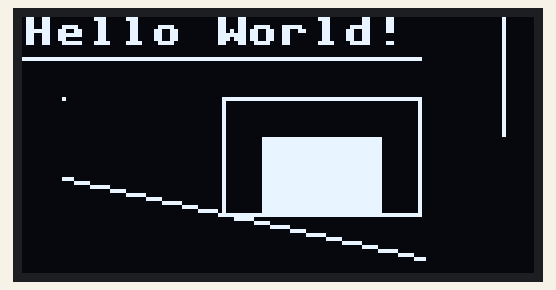
Recording of a program running on a simulated ESP32 board running MicroPython. On the bench: 128×64 one-colour display. Library files of the repository ran but are not shown: ssd1306.py.

Above: at 0.1 s.
At 2.2 s:
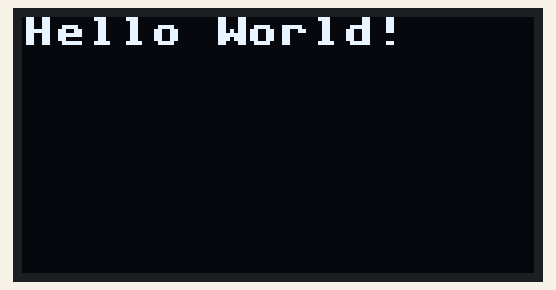
At 3.2 s:
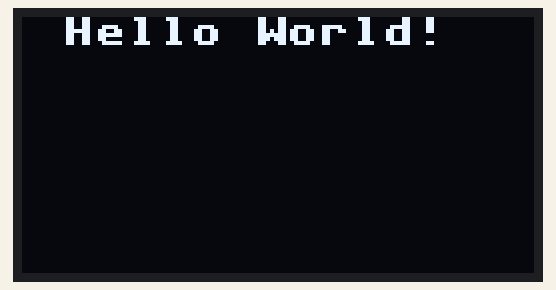
At 4.2 s:
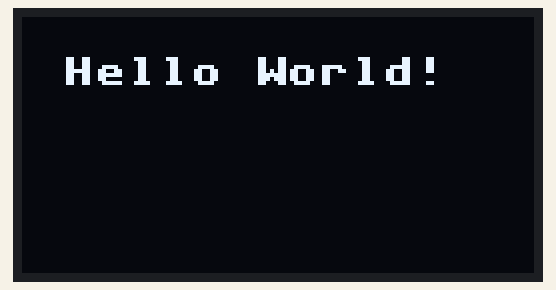

Measured:
- what the display in image 0 shows lasts 2.0 s, from 0.1 s to 2.1 s
- what the display in image 1 shows lasts 1.0 s, from 2.1 s to 3.1 s

The program:

main.py
```python
#导入Pin模块
from machine import Pin
import time
from machine import SoftI2C
from ssd1306 import SSD1306_I2C  #I2C的oled选该方法

#创建硬件I2C对象
#i2c=I2C(0,sda=Pin(19), scl=Pin(18), freq=400000)

#创建软件I2C对象
i2c = SoftI2C(sda=Pin(23), scl=Pin(18))
#创建OLED对象，OLED分辨率、I2C接口
oled = SSD1306_I2C(128, 64, i2c)

#程序入口
if __name__=="__main__":
    oled.fill(0)  #清空屏幕
    oled.show()  #执行显示

    oled.text("Hello World!",0,0,1)  #显示字符串
    oled.show()  #执行显示

    oled.pixel(10,20,1)  #显示一个像素点
    oled.hline(0,10,100,1)  #画横线
    oled.vline(120,0,30,1)  #画竖线
    oled.line(10,40,100,60,1)  #画指定坐标直线
    oled.rect(50,20,50,30,1)  #画矩形
    oled.fill_rect(60,30,30,20,1)  #画填充矩形
    oled.show()  #执行显示

    time.sleep(2)
    oled.fill(0)  #清空屏幕
    oled.text("Hello World!",0,0,1)
    oled.show()  #执行显示
    time.sleep(1)

    oled.scroll(10,0)  #指定像素X轴移动
    oled.fill_rect(0,0,10,8,0)  #清除移动前显示区
    oled.show()  #执行显示
    time.sleep(1)

    oled.scroll(0,10)  #指定像素Y轴移动
    oled.fill_rect(0,0,128,10,0)  #清除移动前显示区
    oled.show()  #执行显示
    while True:
        pass
```
